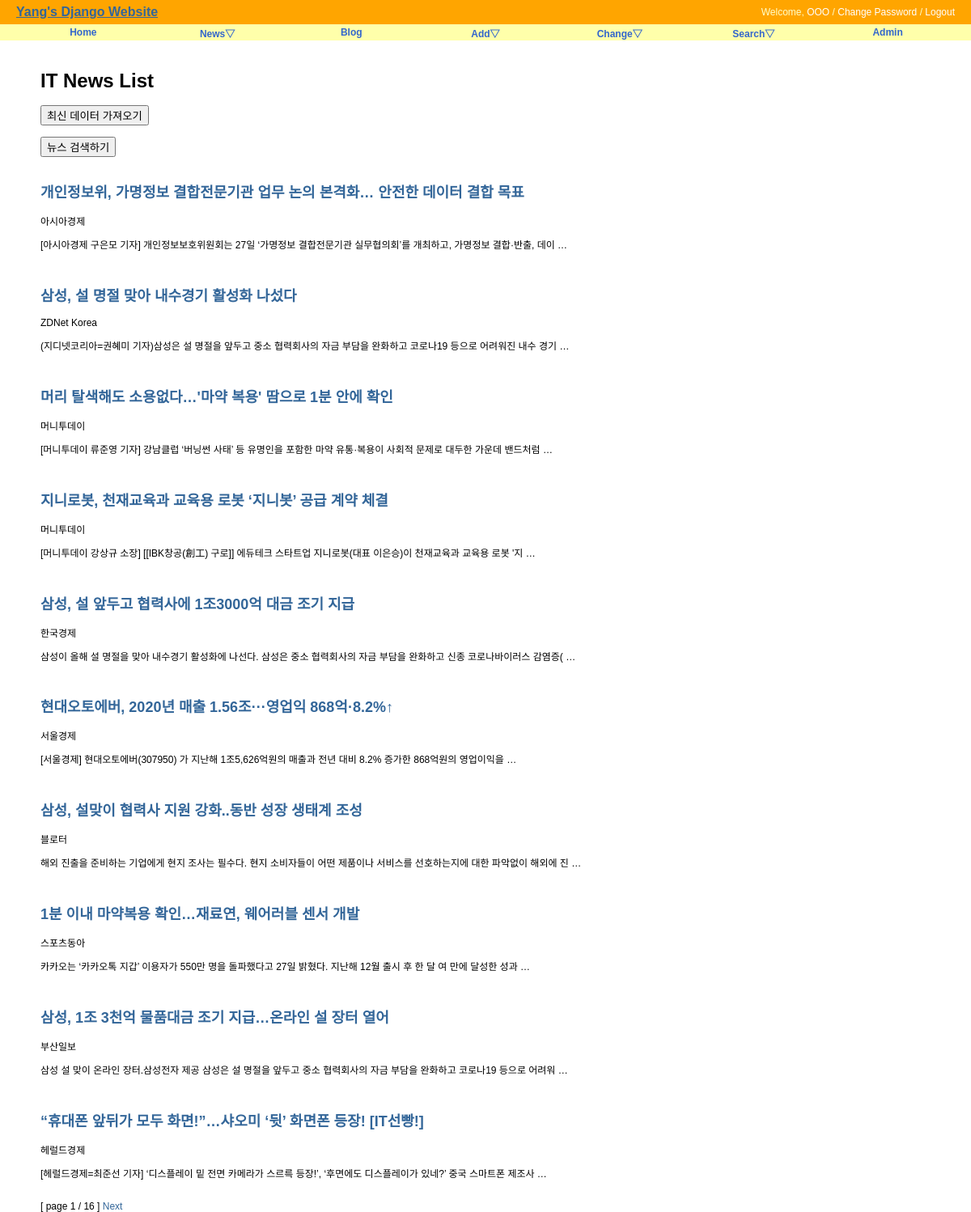
Before: /news/ with the older database file.
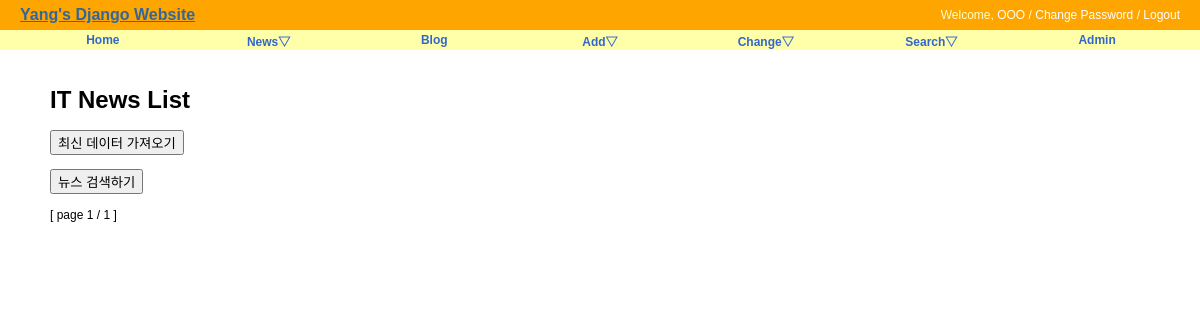
After: the same page with the newer database file.
### news/models.py (models this page shows, shortened)
class New(models.Model):
    title = models.CharField('TITLE', max_length=300, help_text='news title')
    writer = models.CharField('WRITER', max_length=100, help_text='publisher')
    preview = models.TextField('PREVIEW', unique=True)
    published_date = models.DateTimeField(default=timezone.now)
    class Meta:
        verbose_name = 'new'
        verbose_name_plural = 'news'
        db_table = 'news_new'
        ordering = ('-published_date',)

### news/views.py (the view)
# urls.py: path('', NewsLV.as_view(), name='index'),
class NewsLV(ListView):
    model = New
    template_name = "news/news_all.html"
    context_object_name = "news"
    paginate_by = 10

### news/templates/news/news_all.html (shortened to what this page needs)
{% extends "base.html" %}
{% block content %}
<div id="content">
  <h1>IT News List</h1>
  <form action="{% url "news:news_list" %}" method="POST">
    <input type="submit" value="최신 데이터 가져오기" />
  </form><br/>
  <form action="{% url "news:search" %}" method="POST">
    <input type="submit" value="뉴스 검색하기" />
  </form><br/>
  {% for new in news %}
  <h2><a href="{% url 'news:news_detail' new.id %}">
      {{ new.title }}</a></h2>
      {{ new.writer}}
      <p>{{ new.preview }}</p>
      <br/>
  {% endfor %}
  <div>
     [ page {{ page_obj.number }} / {{page_obj.paginator.num_pages }} ]
    {% if page_obj.has_next %}
    <a href="?page={{ page_obj.next_page_number }}">Next</a>
    {% endif %}
  </div>
</div>
{% endblock %}

Changed rows visible on the page:
removed New: title "개인정보위, 가명정보 결합전문기관 업무 논의 본격화… 안전한 데이터 결합 목표", writer "아시아경제", preview "[아시아경제 구은모 기자] 개인정보보호위원회는 27일 ‘가명정보 결합전문기관 실무협의회’를 개최하고, 가명정보 결합·반출, 데이 …"
removed New: title "삼성, 설 명절 맞아 내수경기 활성화 나섰다", writer "ZDNet Korea", preview "(지디넷코리아=권혜미 기자)삼성은 설 명절을 앞두고 중소 협력회사의 자금 부담을 완화하고 코로나19 등으로 어려워진 내수 경기 …"
removed New: title "머리 탈색해도 소용없다…'마약 복용' 땀으로 1분 안에 확인", writer "머니투데이", preview "[머니투데이 류준영 기자] 강남클럽 ‘버닝썬 사태’ 등 유명인을 포함한 마약 유통·복용이 사회적 문제로 대두한 가운데 밴드처럼 …"
removed New: title "지니로봇, 천재교육과 교육용 로봇 ‘지니봇’ 공급 계약 체결", writer "머니투데이", preview "[머니투데이 강상규 소장] [[IBK창공(創工) 구로]] 에듀테크 스타트업 지니로봇(대표 이은승)이 천재교육과 교육용 로봇 '지 …"
removed New: title "삼성, 설 앞두고 협력사에 1조3000억 대금 조기 지급", writer "한국경제", preview "삼성이 올해 설 명절을 맞아 내수경기 활성화에 나선다. 삼성은 중소 협력회사의 자금 부담을 완화하고 신종 코로나바이러스 감염증( …"
removed New: title "현대오토에버, 2020년 매출 1.56조···영업익 868억·8.2%↑", writer "서울경제", preview "[서울경제] 현대오토에버(307950) 가 지난해 1조5,626억원의 매출과 전년 대비 8.2% 증가한 868억원의 영업이익을 …"
removed New: title "삼성, 설맞이 협력사 지원 강화..동반 성장 생태계 조성", writer "블로터", preview "해외 진출을 준비하는 기업에게 현지 조사는 필수다. 현지 소비자들이 어떤 제품이나 서비스를 선호하는지에 대한 파악없이 해외에 진 …"
removed New: title "1분 이내 마약복용 확인…재료연, 웨어러블 센서 개발", writer "스포츠동아", preview "카카오는 ‘카카오톡 지갑’ 이용자가 550만 명을 돌파했다고 27일 밝혔다. 지난해 12월 출시 후 한 달 여 만에 달성한 성과 …"
removed New: title "삼성, 1조 3천억 물품대금 조기 지급…온라인 설 장터 열어", writer "부산일보", preview "삼성 설 맞이 온라인 장터.삼성전자 제공 삼성은 설 명절을 앞두고 중소 협력회사의 자금 부담을 완화하고 코로나19 등으로 어려워 …"
removed New: title "“휴대폰 앞뒤가 모두 화면!”…샤오미 ‘뒷’ 화면폰 등장! [IT선빵!]", writer "헤럴드경제", preview "[헤럴드경제=최준선 기자] ‘디스플레이 밑 전면 카메라가 스르륵 등장!’, ‘후면에도 디스플레이가 있네?’ 중국 스마트폰 제조사 …"
Other visible differences:
{{ page_obj.paginator.num_pages }}: "16" → "1"
text no longer shown: "Next"
